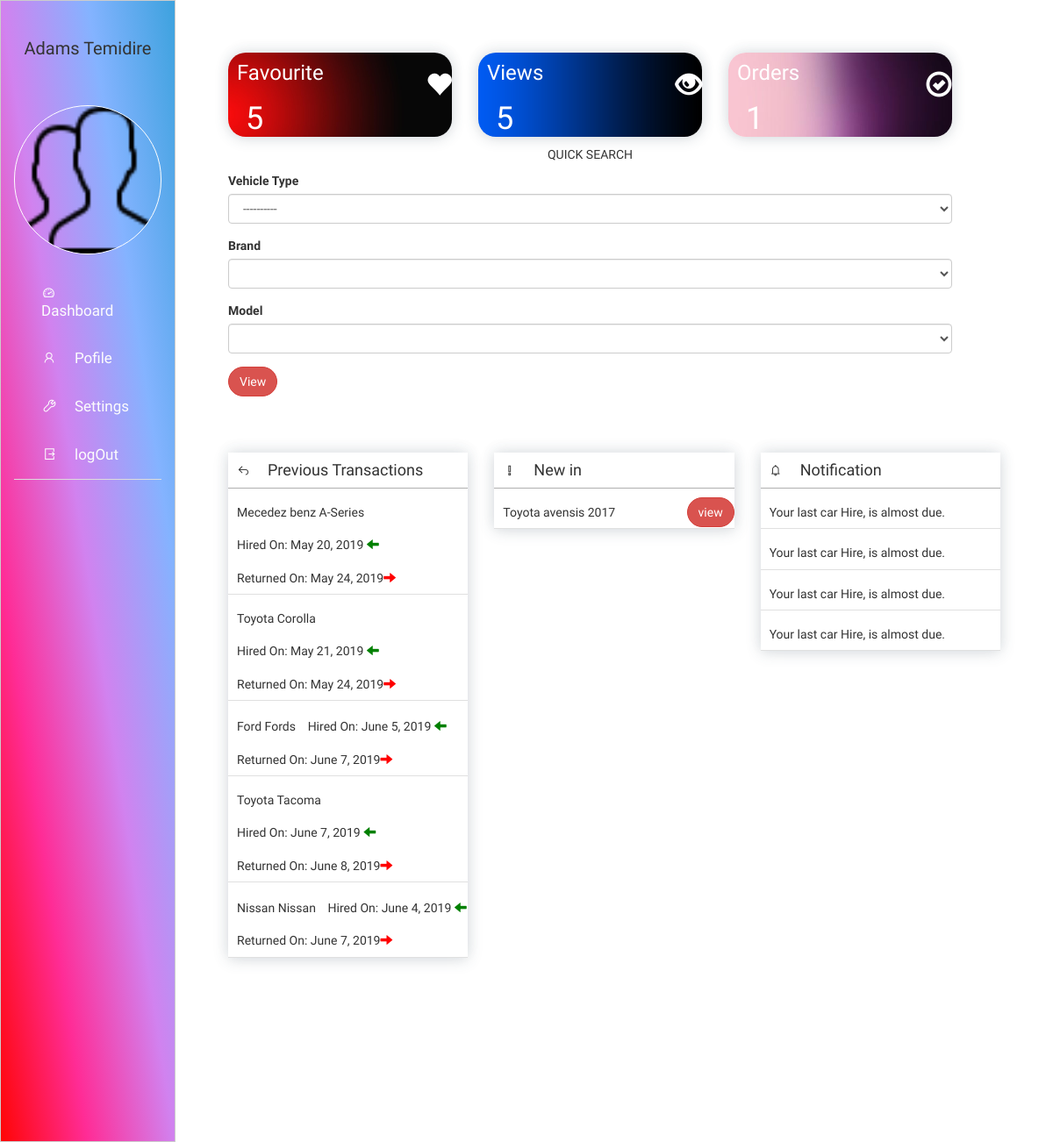
The app's page /Dashboard/ (signed in), older data.
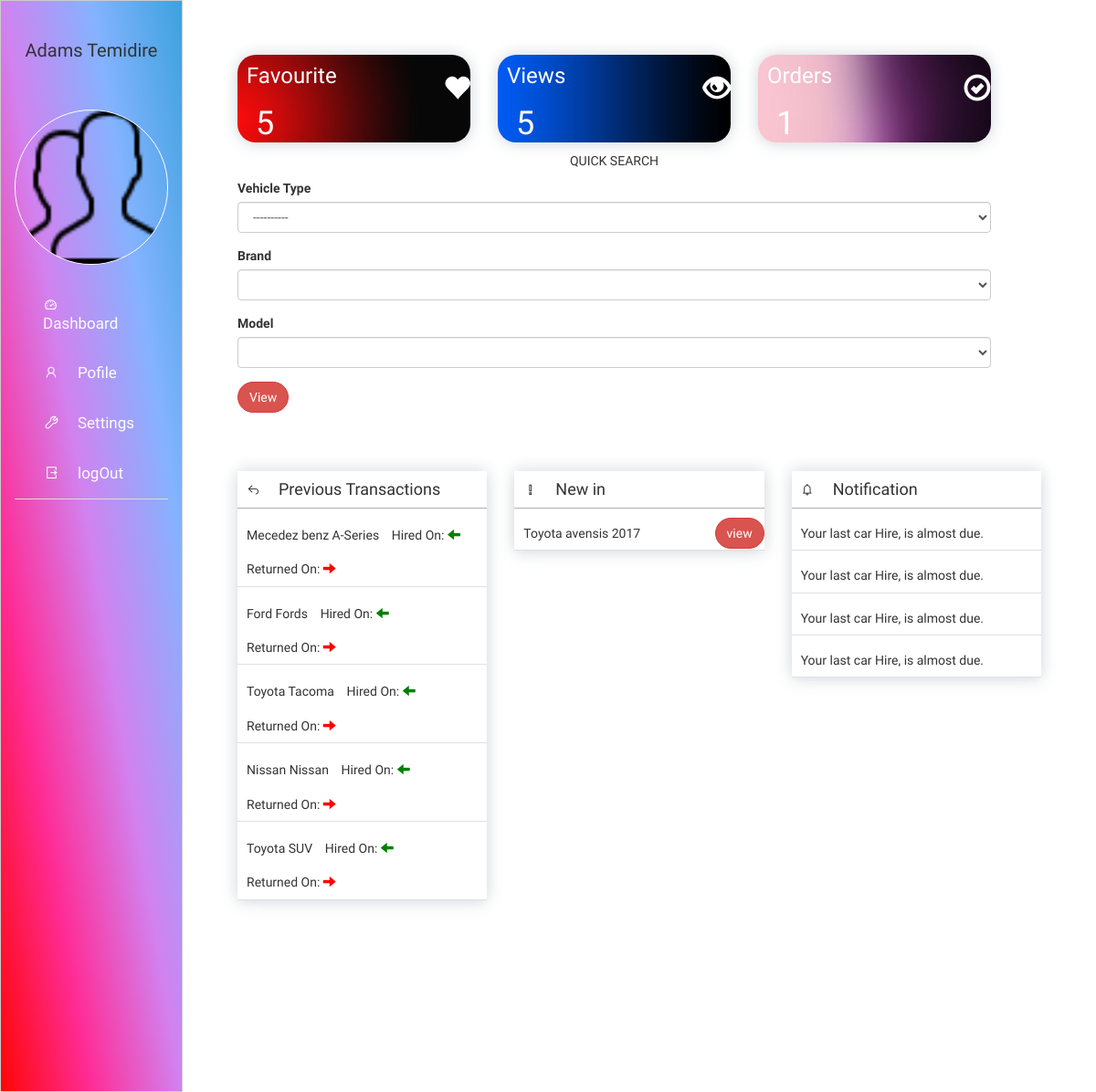
The same page, newer data.
### Account/models.py (models this page shows, shortened)
class CustomUser(AbstractUser):
	license=models.CharField(default='xxx-xxx-xxx',max_length=50)
	picture = models.ImageField(upload_to="profile", default="profile/users.png")
	is_active=models.BooleanField(default=True)
	address = models.CharField(max_length=150, default="lagos")
	phone = models.CharField(max_length=150, default="08000012345")

### Transport/models.py (models this page shows, shortened)
class Rent(models.Model):
	user = models.ForeignKey(User, on_delete=models.CASCADE, null=True, blank=True)
	Automobile = models.ForeignKey(AutoMobile, blank=True, on_delete=models.CASCADE)
	Cart=models.ForeignKey(cart,on_delete=models.CASCADE, null=True, blank=True)
	pickup_date = models.DateField(default=datetime.date.today)
	return_date = models.DateField(default=datetime.date.today)
	days = models.PositiveIntegerField(default=0)
	Cost = models.DecimalField(default=0.00, max_digits=100, decimal_places=2)

class AutoMobile(models.Model):
	Vehicle_id= models.ForeignKey(Vehicle, on_delete=models.CASCADE)
	Brands= models.ForeignKey(Brand, on_delete=models.CASCADE, default=1)
	Model=models.CharField(max_length=20)
	Color=models.CharField(max_length=10)
	No_of_Seat= models.PositiveIntegerField()
	image = models.ImageField(upload_to="AutoMobile",default='Users/Model/user.png', blank=True)
	Air_Condition=models.BooleanField(default=True)
	Availability=models.BooleanField(default=True)
	Cost= models.PositiveIntegerField()

class Brand(models.Model):
	Brand_Name= models.CharField(default="Tesla", max_length=50)
	def __str__(self):
		return self.Brand_Name

### Home/views.py (the view)
# urls.py: url(r'^Dashboard/$', views.dashboard, name='dashboard'),
def dashboard(request):
	template="Home/dashboard.html"
	user_info=CustomUser.objects.get(pk=request.user.pk)
	rent = Rent.objects.filter(user=request.user)
	rent_count=Rent.objects.filter(user=request.user).count()
	vehic= Vehicle.objects.all()
	orders= order.objects.filter(user=request.user).count
	context={
	'user':user_info,
	'rent_count':rent_count,
	'orders':orders,
	'rent':rent,
	'vehic':vehic,
	}
	return render(request,template,context)

### templates/Home/dashboard.html (shortened to what this page needs)
{% extends 'Home/signbase.html'%}
{% load static from staticfiles%}
{% block content%}
<div class="hidden-xs hidden-sm">
    <div class=" col-md-2 tab">
        <div class="profilename">
            <p>{{user.last_name}} {{user.first_name}}</p>
        </div>
        <div class="profilebox">
            <img class="img-responsive" src="{{user.picture.url}}">
        </div>
        <ul class="nav nav-tabs">
        <li class="active"><a data-toggle="tab" href="#dashboard-tab"><button style="font-family:'Heebo', sans-serif; margin-top:20px;" class="tablinks" onclick="openCity(event, 'Paris')"><i style="padding-right:20px;" class="la la-tachometer"></i>Dashboard</button></a></li>
        <li><a data-toggle="tab" href="#profile-tab"><button style=" font-family:'Heebo', sans-serif; " class="tablinks"><i style="padding-right:20px;"class="la la-user"></i>Pofile</button></a></li>
        <li><a data-toggle="tab" href="#setting-tab" ><button style="font-family:'Heebo', sans-serif;" class="tablinks" ><i style="padding-right:20px;" class="la la-wrench"></i>Settings</button></a></li>
        <li><a><button style="font-family:'Heebo', sans-serif;" class="tablinks" ><i  style="padding-right:20px;" class="la la-sign-out"></i>logOut</button></a></li>
        </ul>
    </div>
    <div class="col-md-10 tab-content col-md-push-2" style="overflow-x:hidden;">
        <div id="dashboard-tab" class="tab-pane fade in active col-md-12">
          <div class="container firstdash">
              <div class="row">
                  <div class="col-md-12">
                      <div class="col-md-3">
                          <div class="dashimage quickhire">
                               <span style=" color: #ffffff;" class="glyphicon glyphsethings glyphicon-heart"></span>
                          <div class="dashtext">
                              <h3 style="font-family:'Heebo', sans-serif; padding-top: 10px;">Favourite</h3>
                          </div>
                          <div class="dashcontent">
                              <h1 style=" color: #ffffff;">{{rent_count}}</h1>
                          </div>
                          </div>
                      </div>
                      <div class="col-md-3 col-xs-6">
                          <div class="dashimage1 quickhire">
                              <span style=" color: #ffffff;" class="glyphicon glyphsethings glyphicon-eye-open"></span>
                              <div class="dashtext">
                                  <h3 style="font-family:'Heebo', sans-serif; padding-top: 10px">Views</h3>
                              </div>
                              <div class="dashcontent">
                                  <h1 style=" color: #ffffff;">{{rent_count}}</h1>
                              </div>
                          </div>
                      </div>
                      <div class="col-md-3 col-xs-6">
                          <div class="dashimage2 quickhire">
                                   <span style=" color: #ffffff;" class="glyphicon glyphsethings glyphicon-ok-circle"></span>
                          <div class="dashtext">
                              <h3 style="font-family:'Heebo', sans-serif; padding-top: 10px">Orders</h3>
                          </div>
                          <div class="dashcontent">
                              <h1 style=" color: #ffffff;">{{orders}}</h1>
                          </div>
                          </div>
                      </div>
                  </div>
              </div>
          </div>
          <div class="container">
              <div class="row">
                  <div class="col-md-12">
                      <div class="col-md-9">
                          <center><p class="quicksearch">QUICK SEARCH</p></center>
                        <form action="{% url 'load_auto' %}" id="carform" method="post" enctype="multipart/form-data" novalidate>
            <div id="vehicleForm" class="form-group dashform" data-veh-url="{% url 'load_brand'%}">
            <label>Vehicle Type</label>
            <select class="form-control" id="id_vehicl" name="vehicle" required>
                <option>----------</option>
            </select>
            </div>
            <div id="BrandForm" class="form-group dashform1" data-model-url="{% url 'load_model' %}">
                <label>Brand</label>
                <div>
                    <select class="form-control" id="id_brand" name="Brand" required>
                    </select>
                </div>
            </div>
            <div class="form-group dashform1">
            <label>Model</label>
            <select class="form-control" id="id_model" name="Model">
                <option></option>
            </select>
            </div>
                            <button type="submit" style="border-radius: 100px;" class="btn btn-danger">View</button>
                        </form>
                      </div>
                      <div class="col-md-3">
                      </div>
                  </div>
              </div>
          </div>
          <div class="container-fluid seconddash">
              <div class="row dashmarg">
                  <div class="col-md-12">
                      <div class="col-md-4 notification">
                         <div class="compeletdash quickhire">
                              <div class="noteheader">
                              <li style="margin-left:10px;" class="la la-reply"></li><h4>Previous Transactions</h4>
                              </div>
                          {% for ren in rent%}
                          <div class="dash-cont">
                              <h5 style="margin-left:10px;">{{ren.Automobile.Brands}} {{ren.Automobile.Model}} </h5>
                              <h5 style="margin-left:10px;">Hired On: {{ren.pickup_date.date}} <span class="glyphicon glyphok glyphicon-arrow-left"></span></h5>
                              <h5 style="margin-left:10px;">Returned On: {{ren.return_date.date}}<span class="glyphicon glyphfail glyphicon-arrow-right"></span></h5>
                          </div>
                          {% endfor%}
                         </div>
                      </div>
                      <div class="col-md-4 ">
                          <div class="compeletdash quickhire">
                              <div class="noteheader">
                                  <li style="margin-left:10px;" class="la la-exclamation"></li><h4>New in</h4>
                              </div>
                              <div class="dash-cont">
                                <h5 style="margin-left:10px;display:inline-block" class="h5-set">Toyota avensis 2017</h5><button style="display:inline-block"  class="btn btn-danger">view</button>
                              </div>
                          </div>
                      </div>
                      <div class="col-md-4 notification">
                          <div class="compeletdash quickhire">
                              <div class="noteheader">
                                  <li style="margin-left:10px;" class="la la-bell"></li><h4>Notification</h4>
                              </div>
                          <div class="dash-cont">
                              <h5 style="margin-left:10px;">Your last car Hire, is almost due.</h5>
                          </div>
                          <div class="dash-cont">
                              <h5 style="margin-left:10px;">Your last car Hire, is almost due.</h5>
                          </div>
                          <div class="dash-cont">
                              <h5 style="margin-left:10px;">Your last car Hire, is almost due.</h5>
                          </div>
                          <div class="dash-cont">
                              <h5 style="margin-left:10px;">Your last car Hire, is almost due.</h5>
                          </div>
                          </div>
                      </div>
                  </div>
              </div>
          </div>
        </div>
    </div>
</div>
    {% endblock%}

### templates/Home/signbase.html (shortened to what this page needs)
{% load static from staticfiles%}
<html>
<head>
    <link rel="stylesheet" href="{% static 'css/bootstrap.min.css' %}">
    <link rel="stylesheet" href="{% static 'css/style.css' %}">
    <link rel="stylesheet" href="{% static 'css/line-awesome.css' %}">
</head><body>
 {% block content%}
{% endblock %}
</body>
</html>

### asset/css/style.css (style rules this page uses)
p,h1,h2,h3,h4,h5,h6,a, label,button,td,th,select { font-family: 'Oswald', sans-serif; }
.quickhire { box-shadow: rgba(58,78,95,0.2) 0 2px 16px, rgba(58,78,95,0.05) 0 -5px 16px; font-family: 'Heebo', sans-serif; font-size: 15px; margin-bottom: 2%; }
.form-group { font-family: "OCR A Extended"; }
.noteheader, .maincontent p { border-bottom: 1px solid #b0b0b0; }
.profilebox { margin: 40px 0 0 0; }
.glyphok { color: green; }
.glyphfail { color: red; }
.profilebox img { max-height: 170px; height: 180px; border: 1px solid #fff; border-radius: 500px; }
.profilename { text-align: center; font-family:'Heebo', sans-serif; margin-top: 40px; font-size: 20px; }
.profile-content, .dash-cont { margin: 10px 0 10px 0; border-bottom: 1px solid #e0e0e0; }
.otherdetails span, a { color: #868686; text-decoration: none; }
.carsform2 label, option { font-family:'Heebo', sans-serif ; }
.btn { font-family:'Heebo', sans-serif ; }
.noteheader h4 { display: inline-block; margin-left: 20px; }
.dashmarg { margin-bottom: 200px; }
.dashimage { background-image: url("/static/img/red.jpg"); cursor: pointer; background-size: cover; border-radius: 20px; }
.dashimage1 { background-image: url("/static/img/fadingblue.png"); cursor: pointer; background-size: cover; border-radius: 20px; }
.dashimage2 { background-image: url("/static/img/purple.jpg"); cursor: pointer; background-size: cover; border-radius: 20px; }
.glyphsethings { font-size: 30px; margin: 20px 0 20px 20px; float: right; }
.dashcontent { margin: 0 0 10px 20px; }
.dashtext { color: #ffffff; margin: 0 0 20px 10px; }
.firstdash { margin-top: 40px; }
.seconddash { margin-top: 50px; }
.dash-cont button { display: inline-block; border-radius: 100px; float: right; }
.dash-cont h5 { display: inline-block; }
.selected-cars h5, p { display: inline-block; }
.check-content p, h5 { font-family: 'Heebo', sans-serif; }
.tab { border: 1px solid #ccc; background-color: #f1f1f1; height: 100%; background-image: linear-gradient(to right top, #ff0505, #ff2c96, #d182ef, #84b3ff, #3da2de); position: fixed; }
.nav-tabs > li.active > a, .nav-tabs > li.active > a:focus, .nav-tabs > li.active > a:hover { background: transparent; border: none; }
.tab button { display: block; background-color: transparent; color: rgb(252, 252, 252); padding: 5px 16px; width: 100%; border: none; outline: none; text-align: left; cursor: pointer; transition: 0.3s; font-size: 17px; }
* { box-sizing: border-box }

Row changes from the older to the newer data that the page shows:
removed Rent: Automobile.Brands "Toyota", Automobile.Model "Corolla", pickup_date "May 21, 2019", return_date "May 24, 2019"
shown differently, row unchanged: Rent "Mecedez benz": pickup_date "May 20, 2019" → (not shown); return_date "May 24, 2019" → (not shown)
shown differently, row unchanged: Rent "Ford": pickup_date "June 5, 2019" → (not shown); return_date "June 7, 2019" → (not shown)
shown differently, row unchanged: Rent "Tacoma": pickup_date "June 7, 2019" → (not shown); return_date "June 8, 2019" → (not shown)
shown differently, row unchanged: Rent "Nissan": pickup_date "June 4, 2019" → (not shown); return_date "June 7, 2019" → (not shown)
added Rent: Automobile.Brands "Toyota", Automobile.Model "SUV"
